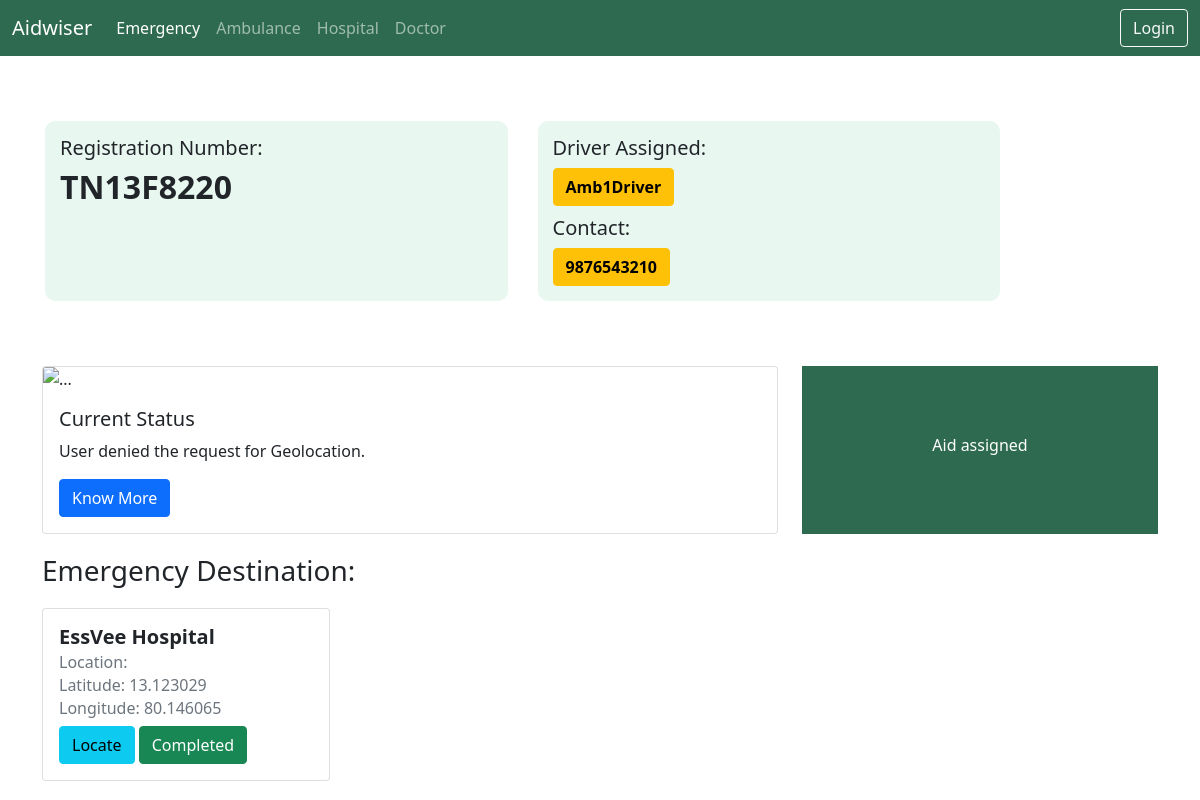
The app's page /ambulance/1/ with its own data.
### aid/models.py (models this page shows, shortened)
class Ambulance(models.Model):
    STATUS = (
        ('Available', 'Available'),
        ('Aid Assigned', 'Aid Assigned'),
    )
    regno = models.CharField(max_length=10, null=True)
    drivername=models.CharField(max_length=100, null=True)
    contact=models.IntegerField(null=True, blank=True)
    latitude = models.FloatField(default=0, null=True, blank=True)
    longitude = models.FloatField(default=0, null=True, blank=True)
    ais = models.BooleanField(default=False, null=True, blank=False)
    bis = models.BooleanField(default=False, null=True, blank=False)
    status = models.CharField(max_length=200, null=True, choices=STATUS)
    hosp_assgn = models.BooleanField(default=False, null=True, blank=False)
    aid = models.ForeignKey(
        Aid, on_delete=models.CASCADE, blank=True, null=True)
    hospital = models.ForeignKey(
        Hospital, on_delete=models.CASCADE, blank=True, null=True)

class Hospital(models.Model):
    STATUS = (
        ('Available', 'Available'),
        ('Not Available', 'Not Available'),
    )
    name = models.CharField(max_length=100, null=True)
    emergency = models.BooleanField(default=False, null=True, blank=False)
    latitude = models.FloatField(default=0, null=True, blank=True)
    longitude = models.FloatField(default=0, null=True, blank=True)
    doc = models.BooleanField(default=False, null=True, blank=False)
    status = models.CharField(max_length=200, null=True, choices=STATUS)

### aid/views.py (the view)
# urls.py: path('ambulance/<str:pk>/', views.spec_ambulance, name="spec_ambulance"),
def spec_ambulance(request, pk):
    ambulance = Ambulance.objects.get(id=pk)
    context = {'ambulance': ambulance}
    return render(request, 'aid/specAmbulance.html', context)

### aid/templates/aid/specAmbulance.html (shortened to what this page needs)
{% extends 'aid/main.html' %}
{% load static %}
{% block content %}
<div style="margin-top:50px; padding:15px;" class="row">
    <div style=" margin-right:30px;background-color: #e8f8f1;
    border-radius: 10px;
    padding: 15px;" class="col-lg-5">
        <h5 >Registration Number:</h5>
        <h2><strong>{{ambulance.regno}}</strong></h2>
    </div>
    <div style="background-color: #e8f8f1;
    border-radius: 10px;
    padding: 15px;" class="col-lg-5">
        <h5>Driver Assigned:</h5>
        <button type="button" class="btn btn-warning"><strong>{{ambulance.drivername}}</strong></button>
        <h5 style="margin-top:10px;">Contact:</h5>
        <button type="button" class="btn btn-warning"><strong>{{ambulance.contact}}</strong></button>
    </div>
</div>
<div style="margin-top:50px;">
    <div class="row">
        <div class="col-lg-8">
            <div style:"  box-shadow: hsl(0, 0%, 80%) 0 0 16px;
            background-color: #c9f3e0;
            border-radius: 10px;
            padding: 15px;"
            class="box-element">
            <div class="card" style="width:100%;">
                <img src="..." class="card-img-top" alt="...">
                <div class="card-body">
                  <h5 class="card-title">Current Status</h5>
                  <p class="card-text" id="location"></p>
                  <a href="#" class="btn btn-primary">Know More</a>
                </div>
              </div>
            </div>
        </div>
        <div class="col-lg-4">
            <div class="box-element activestatus">
                <h6>{{ambulance.status}}</h6>
            </div>
        </div>
    </div></div>
    <h3 style="margin-top:20px;"><stong>Emergency Destination:</stong></h3>
    <div style="margin-top:20px;" class="col-lg-3">
        <div class="card" style="width: 18rem;">
            <div class="card-body">
              <h5 class="card-title"><strong>{{ambulance.hospital.name}}</strong></h5>
              <h6 class="card-subtitle mb-2 text-muted">Location:</h6>
              <h6 class="card-subtitle mb-2 text-muted">Latitude: {{ambulance.hospital.latitude}}</h6>
              <h6 class="card-subtitle mb-2 text-muted">Longitude: {{ambulance.hospital.longitude}}</h6>
              <a href="#" class="btn btn-info">Locate</a>
              <a href="#" class="btn btn-success">Completed</a>
            </div>
          </div>
    </div>
{% endblock content %}

### static/css/main.css (style rules this page uses)
.activestatus { background-color: #2d6a4f; width: 100%; height: 100%; color: white; display: flex; align-items: center; justify-content: center; }

### records on screen
Ambulance: regno "TN13F8220", drivername "Amb1Driver", contact "9876543210", status "Aid assigned", hospital.name "EssVee Hospital", hospital.latitude "13.123029", hospital.longitude "80.146065"
